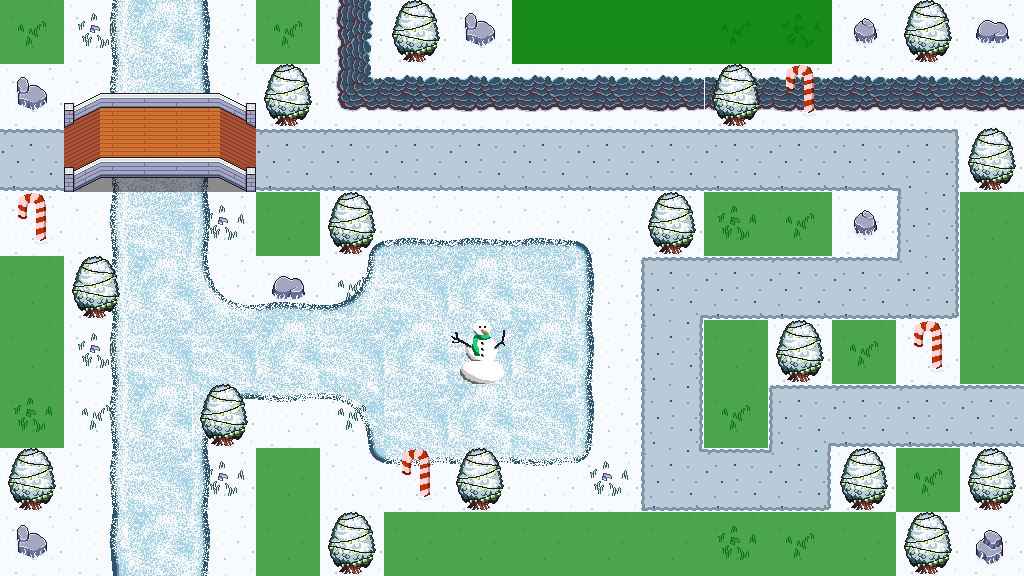

Tiled map render using the project's own tile images. Description and the whole map definition, tile-layer contents included, below:
An orthogonal 16x9 tile map with 64x64 px tiles, 8 tile layers (Terrain_Background, Terrain_Path, Terrain_Water, Terrain_Cliffs, ...), 3 tilesets and 1 object.

<map version="1.10" tiledversion="1.11.2" orientation="orthogonal" renderorder="right-down" width="16" height="9" tilewidth="64" tileheight="64" infinite="0" nextlayerid="23" nextobjectid="9">
 <editorsettings>
  <export target="../game/public/assets/map/TD-map-lvl14.json" format="json" />
 </editorsettings>
 <tileset firstgid="1" name="Solid_green" tilewidth="64" tileheight="64" tilecount="9" columns="3">
  <image source="../game/public/assets/Solid_green.png" width="200" height="200" />
 </tileset>
 <tileset firstgid="10" name="GrassTilesetWinter" tilewidth="64" tileheight="64" tilecount="272" columns="16">
  <image source="../game/public/assets/tilesets/GrassTilesetWinter.png" width="1024" height="1088" />
 </tileset>
 <tileset firstgid="282" name="AnimatedWaterWinter" tilewidth="64" tileheight="64" tilecount="490" columns="70">
  <image source="../game/public/assets/tilesets/AnimatedWaterWinter.png" width="4480" height="448" />
 </tileset>
 <layer id="14" name="Terrain_Background" width="16" height="9" locked="1">
  <data encoding="csv">
28,28,28,28,28,28,28,28,28,28,28,28,28,28,28,28,
28,28,28,28,28,28,28,28,28,28,28,28,28,28,28,28,
28,28,28,28,28,28,28,28,28,28,28,28,28,28,28,28,
28,28,28,28,28,28,28,28,28,28,28,28,28,28,28,28,
28,28,28,28,28,28,28,28,28,28,28,28,28,28,28,28,
28,28,28,28,28,28,28,28,28,28,28,28,28,28,28,28,
28,28,28,28,28,28,28,28,28,28,28,28,28,28,28,28,
28,28,28,28,28,28,28,28,28,28,28,28,28,28,28,28,
28,28,28,28,28,28,28,28,28,28,28,28,28,28,28,28
</data>
 </layer>
 <layer id="15" name="Terrain_Path" width="16" height="9">
  <data encoding="csv">
0,0,0,0,0,0,0,0,0,0,0,0,0,0,0,0,
0,0,0,0,0,0,0,0,0,0,0,0,0,0,0,0,
32,0,0,0,32,32,32,32,32,32,32,32,32,32,33,0,
0,0,0,0,0,0,0,0,0,0,0,0,0,0,47,0,
0,0,0,0,0,0,0,0,0,0,31,32,32,32,65,0,
0,0,0,0,0,0,0,0,0,0,47,0,0,0,0,0,
0,0,0,0,0,0,0,0,0,0,47,0,31,32,32,32,
0,0,0,0,0,0,0,0,0,0,63,32,65,0,0,0,
0,0,0,0,0,0,0,0,0,0,0,0,0,0,0,0
</data>
 </layer>
 <layer id="16" name="Terrain_Water" width="16" height="9">
  <data encoding="csv">
0,354,425,356,0,0,0,0,0,0,0,0,0,0,0,0,
0,354,494,356,0,0,0,0,0,0,0,0,0,0,0,0,
0,354,425,356,0,0,0,0,0,0,0,0,0,0,0,0,
0,354,494,356,0,284,427,427,427,286,0,0,0,0,0,0,
0,354,425,426,427,424,494,425,494,356,0,0,0,0,0,0,
0,354,494,494,425,494,425,494,425,356,0,0,0,0,0,0,
0,354,425,566,705,564,494,425,494,356,0,0,0,0,0,0,
0,354,494,356,0,562,705,705,705,706,0,0,0,0,0,0,
0,492,425,356,0,0,0,0,0,0,0,0,0,0,0,0
</data>
 </layer>
 <layer id="17" name="Terrain_Cliffs" width="16" height="9">
  <data encoding="csv">
0,0,0,0,0,127,0,0,0,0,0,0,0,0,0,0,
0,0,0,0,0,143,144,144,144,144,144,144,144,144,144,144,
0,0,0,0,0,0,0,0,0,0,0,0,0,0,0,0,
0,0,0,0,0,0,0,0,0,0,0,0,0,0,0,0,
0,0,0,0,0,0,0,0,0,0,0,0,0,0,0,0,
0,0,0,0,0,0,0,0,0,0,0,0,0,0,0,0,
0,0,0,0,0,0,0,0,0,0,0,0,0,0,0,0,
0,0,0,0,0,0,0,0,0,0,0,0,0,0,0,0,
0,0,0,0,0,0,0,0,0,0,0,0,0,0,0,0
</data>
 </layer>
 <layer id="18" name="Props" width="16" height="9">
  <data encoding="csv">
0,0,0,0,0,0,0,231,0,0,0,0,0,216,0,215,
231,225,226,227,0,0,0,0,0,0,0,0,0,0,0,0,
0,241,242,243,0,0,0,0,0,0,0,0,0,0,0,0,
0,0,0,0,0,0,0,0,0,0,0,0,0,216,0,0,
0,0,0,0,215,0,0,0,0,0,0,0,0,0,0,0,
0,0,0,0,0,0,0,276,0,0,0,0,0,0,0,0,
0,0,0,0,0,165,0,0,0,0,0,0,0,0,0,0,
0,0,0,0,0,0,0,0,0,166,0,0,0,0,0,0,
231,0,0,0,0,0,0,0,0,0,0,0,0,0,0,232
</data>
 </layer>
 <layer id="19" name="Details" width="16" height="9">
  <data encoding="csv">
165,166,0,0,165,0,119,0,0,0,0,165,166,0,119,0,
0,0,0,0,119,0,0,0,0,0,0,119,274,0,0,0,
0,0,0,0,0,0,0,0,0,0,0,0,0,0,0,119,
274,0,0,166,0,119,0,0,0,0,119,166,165,0,0,0,
0,119,0,0,0,165,0,0,0,0,0,0,0,0,0,0,
0,166,0,0,0,0,0,0,0,0,0,0,119,165,274,0,
166,165,0,119,0,0,0,0,0,0,0,165,0,0,0,0,
119,0,0,166,0,0,274,119,0,0,0,0,0,119,165,119,
0,0,0,0,0,119,0,0,0,0,0,166,165,0,119,0
</data>
 </layer>
 <objectgroup id="20" name="Waypoints">
  <object id="8" x="0" y="0">
   <polyline points="0,0 -72,157.333 65.3333,158.667 102.667,136 220,136 257.333,156 930.667,160 930.667,288 673.333,289.333 673.333,478.667 801.333,478.667 802.667,414.667 1101.33,414.667" />
  </object>
 </objectgroup>
 <layer id="21" name="Buildable" width="16" height="9" opacity="0.7">
  <data encoding="csv">
1,0,0,0,1,0,0,0,1,1,1,1,1,0,0,0,
0,0,0,0,0,0,0,0,0,0,0,0,0,0,0,0,
0,0,0,0,0,0,0,0,0,0,0,0,0,0,0,0,
0,0,0,0,1,0,0,0,0,0,0,1,1,0,0,1,
1,0,0,0,0,0,0,0,0,0,0,0,0,0,0,1,
1,0,0,0,0,0,0,0,0,0,0,1,0,1,0,1,
1,0,0,0,0,0,0,0,0,0,0,1,0,0,0,0,
0,0,0,0,1,0,0,0,0,0,0,0,0,0,1,0,
0,0,0,0,1,0,1,1,1,1,1,1,1,1,0,0
</data>
 </layer>
 <layer id="22" name="Highground" width="16" height="9" opacity="0.7">
  <data encoding="csv">
0,0,0,0,0,0,0,0,1,1,1,1,1,0,0,0,
0,0,0,0,0,0,0,0,0,0,0,0,0,0,0,0,
0,0,0,0,0,0,0,0,0,0,0,0,0,0,0,0,
0,0,0,0,0,0,0,0,0,0,0,0,0,0,0,0,
0,0,0,0,0,0,0,0,0,0,0,0,0,0,0,0,
0,0,0,0,0,0,0,0,0,0,0,0,0,0,0,0,
0,0,0,0,0,0,0,0,0,0,0,0,0,0,0,0,
0,0,0,0,0,0,0,0,0,0,0,0,0,0,0,0,
0,0,0,0,0,0,0,0,0,0,0,0,0,0,0,0
</data>
 </layer>
</map>
